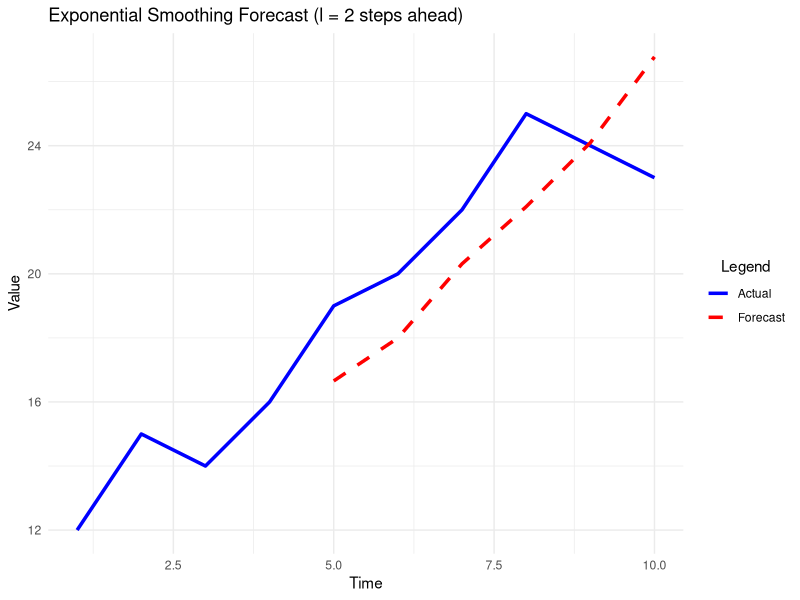

Source code (R):
# -----------------------
# UAT for exponential_smoother()
# -----------------------

# Install and load ggplot2 if not already available
if (!requireNamespace("ggplot2", quietly = TRUE)) {
  install.packages("ggplot2", dependencies = TRUE)
}
library(ggplot2)

#' Double Exponential Smoothing and l-Step Ahead Forecasting
#'
#' This function applies Brown’s double exponential (second-order) smoothing to a univariate
#' time series and produces forecasts l-steps ahead. It first fits a linear trend model on the first
#' \code{k} observations to initialize the smoothing series. It then tests a grid of alpha values,
#' computing for each:
#' \itemize{
#'   \item The smoothed series \eqn{S1_t} and second-order smoothed series \eqn{S2_t},
#'   \item The forecast at time \eqn{t} for time \eqn{t+l} via:
#'     \deqn{a_t = 2 S1_t - S2_t, \quad b_t = \frac{\alpha}{1-\alpha}(S1_t - S2_t), \quad \hat{P}_{t+l} = a_t + b_t \times l,}
#'   \item The forecast errors (compared to the actual value at \eqn{t+l}) for time indices \eqn{t=k,\ldots,n-l}.
#' }
#'
#' The optimal alpha is selected as the one minimizing the sum of squared forecast errors.
#'
#' @param Pt A numeric vector of time series data.
#' @param k An integer specifying the number of initial points to fit the linear model (must be at least 2).
#' @param alpha_range A numeric vector of length 2 specifying the range \code{[min, max]} for candidate alpha values.
#'   The lower bound must be positive (to avoid division by zero) and the upper bound is capped at 0.99.
#' @param l A positive integer specifying the forecast horizon (i.e. l-steps ahead forecast).
#' @param plot Logical; if \code{TRUE} a ggplot2-based plot of the actual series and forecasts is displayed.
#' @param alpha_step Optional numeric step size for the alpha grid (default is 0.01).
#'
#' @return A list with the following components:
#' \item{alpha_opt}{The optimal alpha value selected.}
#' \item{forecasts}{A numeric vector of l-steps ahead forecasts (forecast at time \eqn{t} is for \eqn{t+l}).}
#' \item{metrics}{A data frame with the candidate alpha values, their SSE, and RMSE computed over the forecast period.}
#' \item{optimal_S1}{The level series (S1) computed for the optimal alpha.}
#' \item{optimal_S2}{The second-order series (S2) computed for the optimal alpha.}
#' \item{residuals}{The vector of forecast residuals (actual minus forecast) for the optimal alpha.}
#' \item{results_by_alpha}{A list of results for each candidate alpha value.}
exponential_smoother <- function(Pt, k, alpha_range, l, plot = FALSE, alpha_step = 0.01) {
  # -------------------------
  # 1. Input Validation
  # -------------------------
  n <- length(Pt)
  if (!is.numeric(Pt) || n < 3) {
    stop("Pt must be a numeric vector with at least 3 elements.")
  }
  if (!is.numeric(k) || k < 2 || k >= n) {
    stop("k must be an integer between 2 and length(Pt) - 1.")
  }
  if (!is.numeric(l) || l < 1) {
    stop("l (forecast horizon) must be a positive integer.")
  }
  if (n < k + l) {
    stop("Insufficient data: ensure that length(Pt) >= k + l.")
  }
  if (!is.numeric(alpha_range) || length(alpha_range) != 2) {
    stop("alpha_range must be a numeric vector of length 2.")
  }
  if (alpha_range[1] <= 0) {
    warning("alpha_range lower bound adjusted from <=0 to 0.01 to avoid division by zero.")
    alpha_range[1] <- 0.01
  }
  if (alpha_range[2] > 0.99) {
    alpha_range[2] <- 0.99
  }
  
  # -------------------------
  # 2. Initialization via Linear Model
  # -------------------------
  model <- lm(Pt[1:k] ~ seq_len(k))
  beta0 <- coef(model)[1]
  beta1 <- coef(model)[2]
  
  # -------------------------
  # 3. Define Candidate Alpha Grid
  # -------------------------
  alpha_grid <- seq(alpha_range[1], alpha_range[2], by = alpha_step)
  
  # -------------------------
  # 4. Loop Over Alpha Values to Compute Forecasts and Errors
  # -------------------------
  results <- vector("list", length(alpha_grid))
  sse_vec <- numeric(length(alpha_grid))
  
  # Evaluate forecast errors over indices where the l-step ahead forecast is available:
  valid_idx <- seq(from = k, to = n - l)
  n_valid <- length(valid_idx)
  
  for (i in seq_along(alpha_grid)) {
    alpha_val <- alpha_grid[i]
    
    # Compute initial S1 and S2 using the provided formulas
    S1_0 <- beta0 - ((1 - alpha_val) / alpha_val) * beta1
    S2_0 <- beta0 - ((2 * (1 - alpha_val)) / alpha_val) * beta1
    
    S1 <- numeric(n)
    S2 <- numeric(n)
    S1[1] <- S1_0
    S2[1] <- S2_0
    
    # forecasts[t] is the forecast for time t+l (based on data up to time t)
    forecasts <- rep(NA, n)
    
    for (t in 2:n) {
      S1[t] <- alpha_val * Pt[t] + (1 - alpha_val) * S1[t - 1]
      S2[t] <- alpha_val * S1[t] + (1 - alpha_val) * S2[t - 1]
      
      a_t <- 2 * S1[t] - S2[t]
      b_t <- (alpha_val / (1 - alpha_val)) * (S1[t] - S2[t])
      forecasts[t] <- a_t + b_t * l
    }
    
    # Compute forecast errors: forecast at time t (for t+l) vs. actual Pt[t+l]
    errors <- Pt[valid_idx + l] - forecasts[valid_idx]
    sse <- sum(errors^2, na.rm = TRUE)
    sse_vec[i] <- sse
    
    results[[i]] <- list(
      alpha      = alpha_val,
      forecasts  = forecasts,
      S1         = S1,
      S2         = S2,
      SSE        = sse,
      residuals  = errors
    )
  }
  
  # -------------------------
  # 5. Select the Optimal Alpha
  # -------------------------
  opt_index <- which.min(sse_vec)
  alpha_opt <- alpha_grid[opt_index]
  optimal_results <- results[[opt_index]]
  
  # Compute additional metrics: RMSE over the valid forecast period
  rmse_vec <- sqrt(sse_vec / n_valid)
  metrics_df <- data.frame(alpha = alpha_grid, SSE = sse_vec, RMSE = rmse_vec)
  
  # -------------------------
  # 6. Optional Plotting
  # -------------------------
  if (plot) {
    # forecasts[t] is for time t+l, so shift forecasts forward by l for plotting.
    forecast_series <- rep(NA, n)
    idx_plot <- (k + l):n
    forecast_series[idx_plot] <- optimal_results$forecasts[idx_plot - l]
    
    plot_data <- data.frame(Time = 1:n,
                            Actual = Pt,
                            Forecast = forecast_series)
    
    p <- ggplot(plot_data, aes(x = Time)) +
      geom_line(aes(y = Actual, color = "Actual"), linewidth = 1.2) +
      geom_line(aes(y = Forecast, color = "Forecast"), linewidth = 1.2, linetype = "dashed") +
      scale_color_manual(values = c("Actual" = "blue", "Forecast" = "red")) +
      theme_minimal() +
      theme(legend.position = "right") +
      guides(color = guide_legend(title = "Legend", title.position = "top", title.hjust = 0.5)) +
      labs(title = paste("Exponential Smoothing Forecast (l =", l, "steps ahead)"),
           y = "Value")
    
    print(p)
  }
  
  # -------------------------
  # 7. Return Results
  # -------------------------
  return(list(
    alpha_opt       = alpha_opt,
    forecasts       = optimal_results$forecasts,  # forecast[t] is for time t+l.
    metrics         = metrics_df,
    optimal_S1      = optimal_results$S1,
    optimal_S2      = optimal_results$S2,
    residuals       = optimal_results$residuals,
    results_by_alpha = results
  ))
}

# -----------------------
# Begin UAT (User Acceptance Testing)
# -----------------------

cat("Running User Acceptance Tests for exponential_smoother()\n")
cat("-----------------------------------------------------------\n")

# Test 1: Valid input with plotting enabled
cat("Test 1: Valid input test with forecast plotting\n")
test_Pt <- c(12, 15, 14, 16, 19, 20, 22, 25, 24, 23)
test_k <- 3
test_alpha_range <- c(0.01, 0.99)
test_l <- 2

cat("Executing exponential_smoother() with valid inputs and plot enabled...\n")
result1 <- exponential_smoother(Pt = test_Pt, k = test_k, alpha_range = test_alpha_range, l = test_l, plot = TRUE)
cat("Optimal alpha (Test 1):", result1$alpha_opt, "\n")
cat("Forecast metrics (Test 1):\n")
print(result1$metrics)

# Test 2: Valid input with no plotting
cat("\nTest 2: Valid input test without plotting\n")
result2 <- exponential_smoother(Pt = test_Pt, k = test_k, alpha_range = test_alpha_range, l = test_l, plot = FALSE)
cat("Optimal alpha (Test 2):", result2$alpha_opt, "\n")

# Test 3: Expect error for insufficient data (Pt too short)
cat("\nTest 3: Testing error handling for insufficient data\n")
tryCatch({
  exponential_smoother(Pt = c(10, 20), k = 2, alpha_range = c(0.01, 0.99), l = 2)
}, error = function(e) {
  cat("Caught expected error (Test 3):", e$message, "\n")
})

# Test 4: Expect error when k is not in the valid range (k too large)
cat("\nTest 4: Testing error handling for invalid k (k too large)\n")
tryCatch({
  exponential_smoother(Pt = test_Pt, k = length(test_Pt), alpha_range = test_alpha_range, l = 1)
}, error = function(e) {
  cat("Caught expected error (Test 4):", e$message, "\n")
})

cat("\nAll tests completed.\n")
